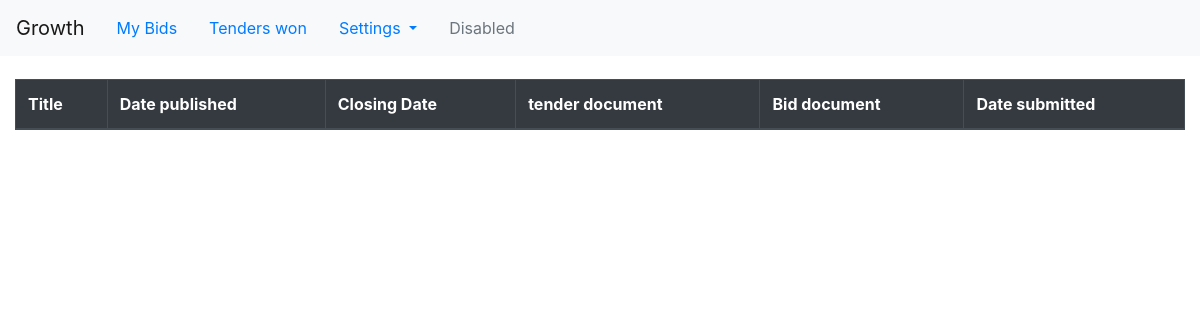
Page /supplier/my-bids (signed in) on the earlier database version.
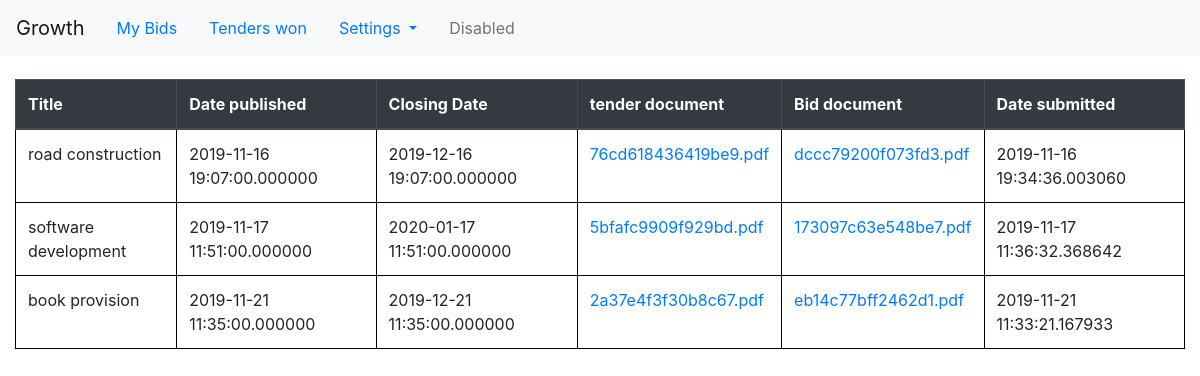
Same page on the later database version.
### tables this page shows
CREATE TABLE "bidTender" (
	id INTEGER NOT NULL, 
	bid_id INTEGER, 
	tender_id INTEGER, 
	date_submitted DATETIME, 
	PRIMARY KEY (id), 
	FOREIGN KEY(bid_id) REFERENCES bid (id), 
	FOREIGN KEY(tender_id) REFERENCES tenders (id)
);

### tenderingSystem/model.py (models this page shows, shortened)
class Tenders(db.Model):
    id = db.Column(db.INTEGER, primary_key=True, autoincrement=True)
    entity_name = db.Column(db.String(50), nullable=False)
    entity_type = db.Column(db.String(30), nullable=False)
    title = db.Column(db.String(200), nullable=False, unique=True)
    status = db.Column(db.String(8), nullable=False)
    date_published = db.Column(db.DATETIME, default=datetime.utcnow(), nullable=False)
    date_closed = db.Column(db.DATETIME, nullable=False)
    tender_document = db.Column(db.String(100), nullable=False)
    company = db.Column(db.INTEGER, db.ForeignKey("company.id"))
    is_delete = db.Column(db.Boolean, default=False)
    bidTender = db.relationship('Bid', secondary=bidTender, lazy='dynamic',
                                backref=db.backref('tenders', lazy=True))

class Bid(db.Model):
    id = db.Column(db.INTEGER, primary_key=True, autoincrement=True)
    bid_document = db.Column(db.String(50), nullable=False)
    date_submitted = db.Column(db.DATETIME, default=datetime.utcnow())
    bid_poster = db.Column(db.INTEGER, db.ForeignKey('company.id'))

### tenderingSystem/supplierRoutes.py (the view)
@app.route('/supplier/my-bids', methods=['GET', 'POST'])
def my_bids():
    company = get_company_information()
    if company:
        bids = db.engine.execute(f"SELECT * FROM bidTender JOIN Bid ON bidTender.bid_id=Bid.id JOIN Tenders "
                                 f"On bidTender.tender_id=Tenders.id WHERE bid_poster={company.id}")
        return render_template('supplier/myBids.html', bids=bids)
    return render_template('supplier/myBids.html')

### tenderingSystem/helper_functions.py (called while the page is built)
def get_company_information():
    company = Company.query.filter_by(user=current_user.id).first()
    return company

### tenderingSystem/model.py (called while the page is built)
@login_manager.user_loader
def load_user(user_id):
    return Users.query.get(int(user_id))

### tenderingSystem/templates/supplier/myBids.html
{% extends('supplier/layout.html')%}
{% block head %}
    {{ super() }}
    <link rel="stylesheet" type="text/css" href="{{ url_for('static', filename='css/supplier.css') }}">
{% endblock %}
{% block content %}
    <table class="table">
        <thead class="thead-dark">
            <th scope="col">Title</th>
            <th scope="col">Date published</th>
            <th scope="col">Closing Date</th>
            <th scope="col">tender document</th>
            <th scope="col">Bid document</th>
            <th scope="col">Date submitted</th>
        </thead>
        <tbody>
            {% if bids %}
                {% for bid in bids %}
                    <tr>
                        <td>{{ bid.title }}</td>
                        <td>{{ bid.date_published }}</td>
                        <td>{{ bid.date_closed }}</td>
                        <td><a href="{{ url_for("download_tender_document", document_name=bid.tender_document) }}" target="_blank">{{ bid.tender_document }}</a></td>
                        <td><a href="{{ url_for('download_bds_document', document_name=bid.bid_document) }}" target="_blank">{{bid.bid_document}}</a></td>
                        <td>{{bid.date_submitted}}</td>
                    </tr>
                {% endfor %}
            {% endif %}
        </tbody>
    </table>
{% endblock %}

Differences in the rows shown:
added bidTender: title "road construction", date_published "2019-11-16 19:07:00.000000", date_closed "2019-12-16 19:07:00.000000", tender_document "76cd618436419be9.pdf", bid_document "dccc79200f073fd3.pdf", date_submitted "2019-11-16 19:34:36.003060"
added bidTender: title "software development", date_published "2019-11-17 11:51:00.000000", date_closed "2020-01-17 11:51:00.000000", tender_document "5bfafc9909f929bd.pdf", bid_document "173097c63e548be7.pdf", date_submitted "2019-11-17 11:36:32.368642"
added bidTender: title "book provision", date_published "2019-11-21 11:35:00.000000", date_closed "2019-12-21 11:35:00.000000", tender_document "2a37e4f3f30b8c67.pdf", bid_document "eb14c77bff2462d1.pdf", date_submitted "2019-11-21 11:33:21.167933"
